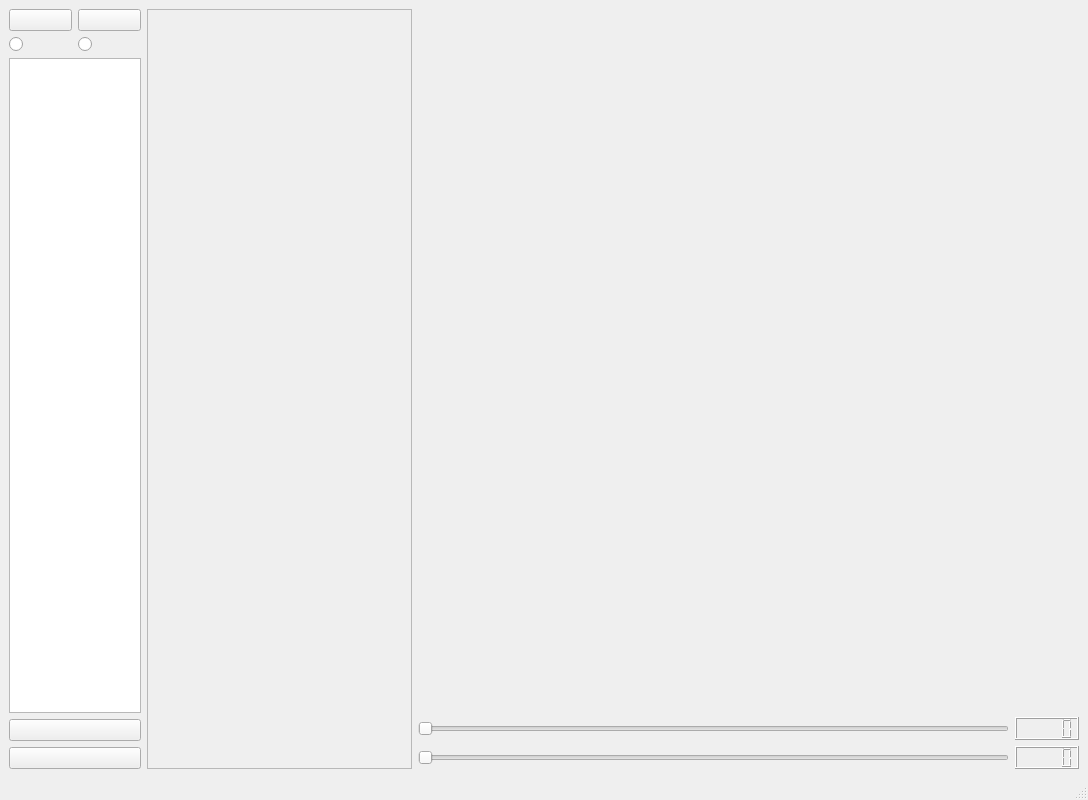
<?xml version="1.0" encoding="UTF-8"?>
<ui version="4.0">
 <class>MainWindow</class>
 <widget class="QMainWindow" name="MainWindow">
  <property name="geometry">
   <rect>
    <x>0</x>
    <y>0</y>
    <width>1088</width>
    <height>800</height>
   </rect>
  </property>
  <property name="windowTitle">
   <string>MainWindow</string>
  </property>
  <widget class="QWidget" name="centralwidget">
   <layout class="QHBoxLayout" name="horizontalLayout_6">
    <item>
     <layout class="QHBoxLayout" name="horizontalLayout_4" stretch="1,2,5">
      <item>
       <layout class="QVBoxLayout" name="verticalLayout_3">
        <item>
         <layout class="QVBoxLayout" name="verticalLayout">
          <item>
           <layout class="QHBoxLayout" name="horizontalLayout_5">
            <item>
             <widget class="QPushButton" name="wyChooseFile">
              <property name="text">
               <string/>
              </property>
              <property name="icon">
               <iconset>
                <normalon>:/pic/img/folder.png</normalon>
               </iconset>
              </property>
              <property name="iconSize">
               <size>
                <width>30</width>
                <height>30</height>
               </size>
              </property>
              <property name="autoDefault">
               <bool>false</bool>
              </property>
             </widget>
            </item>
            <item>
             <widget class="QPushButton" name="wyShowArchitecture">
              <property name="text">
               <string/>
              </property>
              <property name="icon">
               <iconset resource="img.qrc">
                <normaloff>:/pic/img/biology.png</normaloff>:/pic/img/biology.png</iconset>
              </property>
              <property name="iconSize">
               <size>
                <width>30</width>
                <height>30</height>
               </size>
              </property>
             </widget>
            </item>
           </layout>
          </item>
          <item>
           <layout class="QHBoxLayout" name="horizontalLayout">
            <item>
             <widget class="QRadioButton" name="radioButton">
              <property name="text">
               <string/>
              </property>
              <property name="icon">
               <iconset>
                <normalon>:/pic/img/funnel.png</normalon>
               </iconset>
              </property>
              <property name="iconSize">
               <size>
                <width>30</width>
                <height>30</height>
               </size>
              </property>
             </widget>
            </item>
            <item>
             <widget class="QRadioButton" name="radioButton_2">
              <property name="text">
               <string/>
              </property>
              <property name="icon">
               <iconset>
                <normalon>:/pic/img/layers.png</normalon>
               </iconset>
              </property>
              <property name="iconSize">
               <size>
                <width>30</width>
                <height>30</height>
               </size>
              </property>
             </widget>
            </item>
           </layout>
          </item>
         </layout>
        </item>
        <item>
         <widget class="QListView" name="listView"/>
        </item>
        <item>
         <layout class="QVBoxLayout" name="verticalLayout_2">
          <item>
           <widget class="QPushButton" name="wyPlot">
            <property name="text">
             <string/>
            </property>
            <property name="icon">
             <iconset>
              <normalon>:/pic/img/brush.png</normalon>
             </iconset>
            </property>
            <property name="iconSize">
             <size>
              <width>30</width>
              <height>30</height>
             </size>
            </property>
           </widget>
          </item>
          <item>
           <widget class="QPushButton" name="wySubsetSelection">
            <property name="text">
             <string/>
            </property>
            <property name="icon">
             <iconset>
              <normalon>:/pic/img/microscope.png</normalon>
             </iconset>
            </property>
            <property name="iconSize">
             <size>
              <width>30</width>
              <height>30</height>
             </size>
            </property>
           </widget>
          </item>
         </layout>
        </item>
       </layout>
      </item>
      <item>
       <widget class="QScrollArea" name="scrollArea">
        <property name="widgetResizable">
         <bool>true</bool>
        </property>
        <widget class="QWidget" name="scrollAreaWidgetContents">
         <property name="geometry">
          <rect>
           <x>0</x>
           <y>0</y>
           <width>262</width>
           <height>733</height>
          </rect>
         </property>
        </widget>
       </widget>
      </item>
      <item>
       <layout class="QVBoxLayout" name="verticalLayout_4">
        <item>
         <widget class="MatplotlibWidget" name="matplotlibwidget_static" native="true">
          <property name="sizePolicy">
           <sizepolicy hsizetype="Preferred" vsizetype="Expanding">
            <horstretch>0</horstretch>
            <verstretch>0</verstretch>
           </sizepolicy>
          </property>
         </widget>
        </item>
        <item>
         <layout class="QHBoxLayout" name="horizontalLayout_2">
          <item>
           <widget class="QSlider" name="horizontalSliderPatch">
            <property name="sizePolicy">
             <sizepolicy hsizetype="Expanding" vsizetype="Fixed">
              <horstretch>0</horstretch>
              <verstretch>0</verstretch>
             </sizepolicy>
            </property>
            <property name="orientation">
             <enum>Qt::Horizontal</enum>
            </property>
           </widget>
          </item>
          <item>
           <widget class="QLCDNumber" name="lcdNumberPatch">
            <property name="sizePolicy">
             <sizepolicy hsizetype="Minimum" vsizetype="Fixed">
              <horstretch>0</horstretch>
              <verstretch>0</verstretch>
             </sizepolicy>
            </property>
           </widget>
          </item>
         </layout>
        </item>
        <item>
         <layout class="QHBoxLayout" name="horizontalLayout_3">
          <item>
           <widget class="QSlider" name="horizontalSliderSlice">
            <property name="orientation">
             <enum>Qt::Horizontal</enum>
            </property>
           </widget>
          </item>
          <item>
           <widget class="QLCDNumber" name="lcdNumberSlice">
            <property name="sizePolicy">
             <sizepolicy hsizetype="Minimum" vsizetype="Fixed">
              <horstretch>0</horstretch>
              <verstretch>0</verstretch>
             </sizepolicy>
            </property>
           </widget>
          </item>
         </layout>
        </item>
       </layout>
      </item>
     </layout>
    </item>
   </layout>
   <zorder>matplotlibwidget_static</zorder>
   <zorder>layoutWidget</zorder>
   <zorder>scrollArea</zorder>
   <zorder>layoutWidget</zorder>
   <zorder>layoutWidget</zorder>
   <zorder>layoutWidget</zorder>
  </widget>
  <widget class="QMenuBar" name="menubar">
   <property name="geometry">
    <rect>
     <x>0</x>
     <y>0</y>
     <width>1088</width>
     <height>23</height>
    </rect>
   </property>
  </widget>
  <widget class="QStatusBar" name="statusbar"/>
 </widget>
 <customwidgets>
  <customwidget>
   <class>MatplotlibWidget</class>
   <extends>QWidget</extends>
   <header location="global">matplotlibwidget.h</header>
   <container>1</container>
  </customwidget>
 </customwidgets>
 <resources>
  <include location="img.qrc"/>
 </resources>
 <connections/>
</ui>
